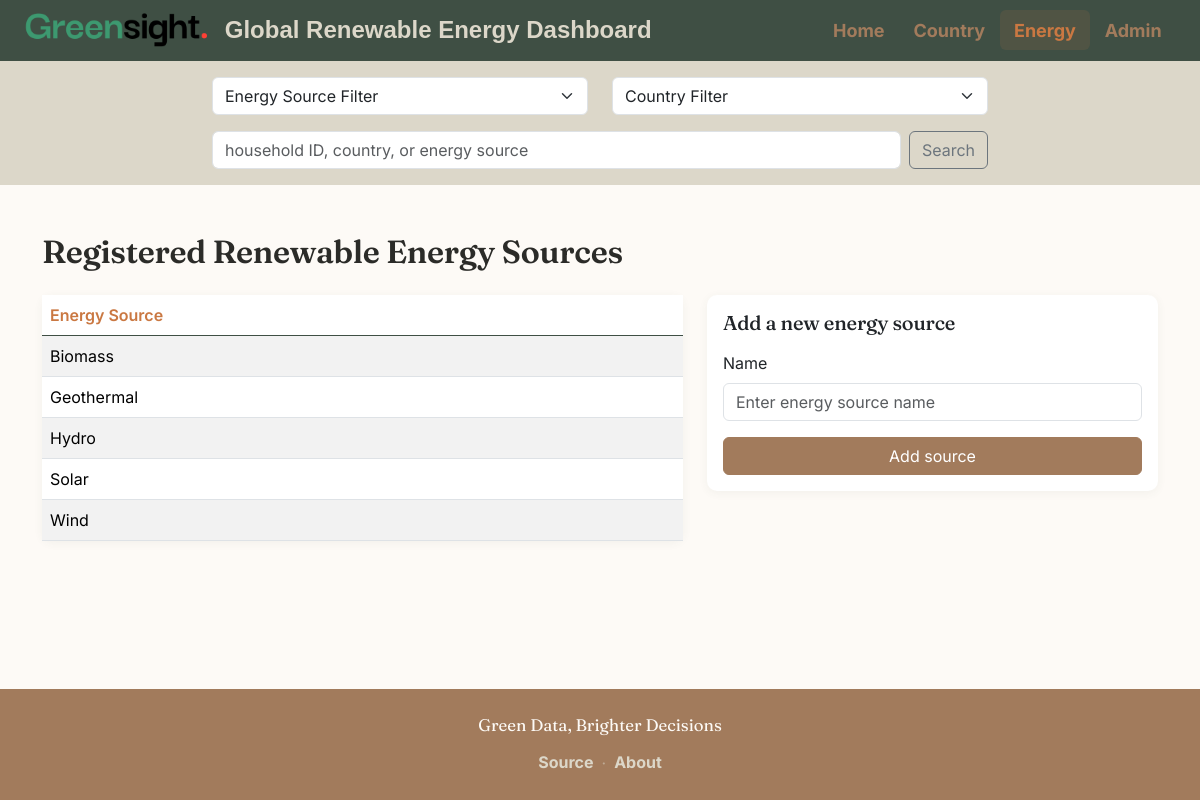
Page /sources/ on the earlier database version.
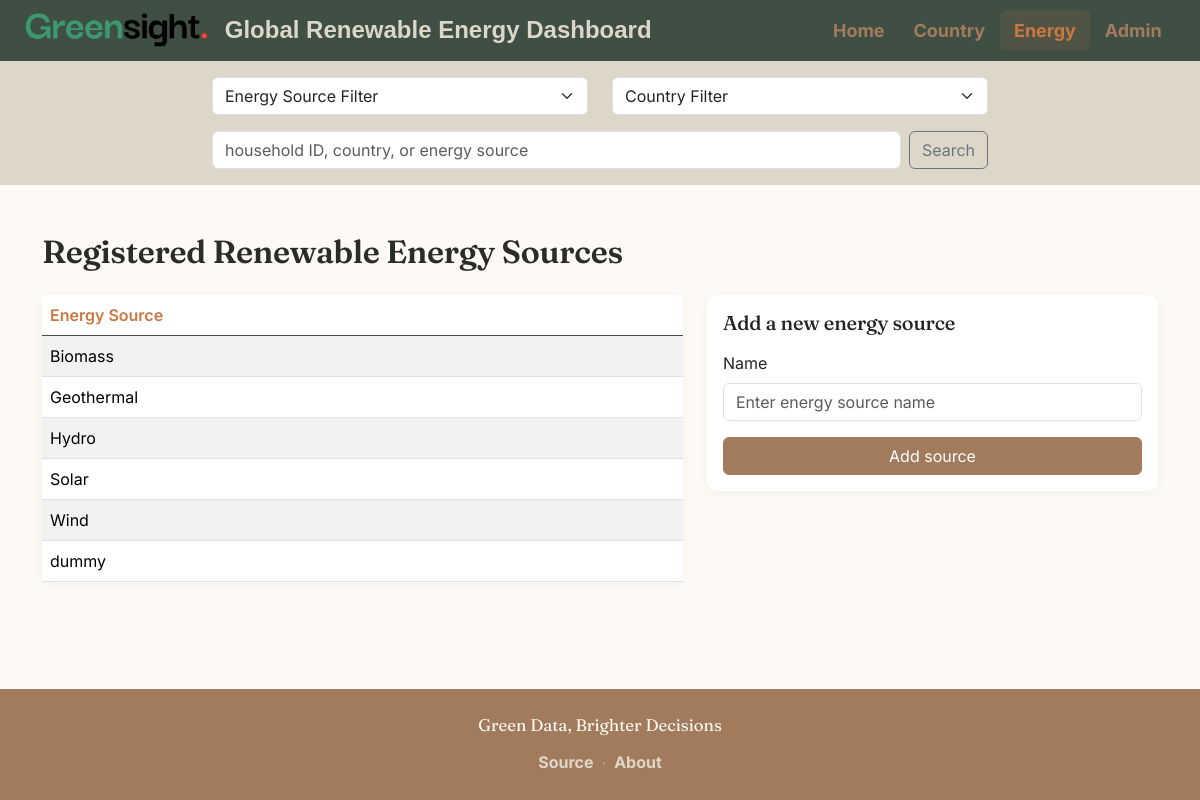
Same page on the later database version.
### usage_data/models.py (models this page shows, shortened)
class EnergySource(models.Model):
    name = models.CharField(max_length=50, unique=True, null=False, blank=False)

### usage_data/views.py (the view)
# urls.py: path('sources/', views.sources, name='sources'),
def sources(request):
    if request.method == 'POST':
        if 'delete_id' in request.POST:
            source_id = request.POST.get('delete_id')
            EnergySource.objects.filter(id=source_id).delete()
            return HttpResponseRedirect('/sources')
        else:
            form = EnergySourceForm(request.POST)
            if form.is_valid():
                form.save()
                return HttpResponseRedirect('/sources')
    else:
        form = EnergySourceForm()
    sources = EnergySource.objects.all().order_by('name')
    return render(request, 'usage_data/sources.html', {'form': form, 'sources': sources})

### usage_data/forms.py
class EnergySourceForm(ModelForm):
    class Meta:
        model = EnergySource
        fields = ['name']
        widgets = {
            'name': forms.TextInput(attrs={'class': 'form-control', 'placeholder': 'Enter energy source name'}),
        }

### usage_data/templatetags/my_tags.py (called while the page is built)
@register.inclusion_tag('partials/energy_source_list.html')
def energy_sources():
    return {'sources': EnergySource.objects.all()}

@register.inclusion_tag('partials/country_list.html')
def countries():
    return {'countries': Country.objects.all()}

### usage_data/templates/usage_data/sources.html (shortened to what this page needs)
{% extends "./base.html" %}
{% load django_bootstrap5 %}
{% block content %}
<div class="container my-5">
  <h2 class="mb-4">Registered Renewable Energy Sources</h2>
  <div class="row g-4">
    <div class="col-lg-7">
      <div class="card shadow-sm border-0">
        <div class="table-responsive">
          <table class="table table-striped mb-0">
            <thead>
              <tr>
                <th>Energy Source</th>
              </tr>
            </thead>
            <tbody>
              {% for source in sources %}
              <tr>
                <td>{{ source.name }}</td>
              </tr>
              {% empty %}
              <tr>
                <td class="empty-state">No energy sources registered yet.</td>
              </tr>
              {% endfor %}
            </tbody>
          </table>
        </div>
      </div>
    </div>
    <div class="col-lg-5">
      <div class="card shadow-sm border-0">
        <div class="card-body">
          <h3 class="h5 mb-3">Add a new energy source</h3>
          <form action="{% url 'sources' %}" method="post">
            {% bootstrap_form form layout='vertical' show_label=True %}
            <div class="d-grid mt-3">
              <button type="submit" class="btn btn-primary">Add source</button>
            </div>
          </form>
        </div>
      </div>
    </div>
  </div>
</div>
{% endblock %}

Differences in the rows shown:
added EnergySource: name "dummy"
